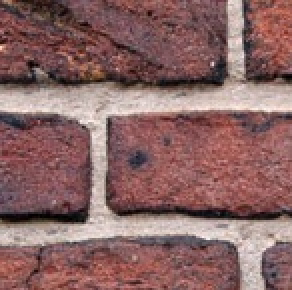
#> input picture lectures/img/bricks_smaller.jpg, 146 x 145 px (shown 2 times larger)
$ jupyter execute --allow-errors L31demo.ipynb   (shell and % lines are left out)
#> lines starting #> are read from the running program, lines starting #| are printed output that depends on the picture
# Convolution and CNN demo

CPSC 340: Machine Learning and Data Mining

The University of British Columbia

2017 Winter Term 2

Mike Gelbart

[cell 1]
import numpy as np
from scipy.signal import convolve2d
from skimage.io import imshow, imread
from skimage.color import rgb2gray
from skimage.transform import resize
import matplotlib.pyplot as plt
import os

[cell 2]
def preprocess_image(filename):
#> called with filename = 'img/bricks_smaller.jpg'
    img = imread(filename) # read in the image
#> img is the input picture: shape (145, 146, 3); mean R, G, B 137.7, 100.9, 100
    img = resize(img, (100,100), mode='reflect') # resize it if you want
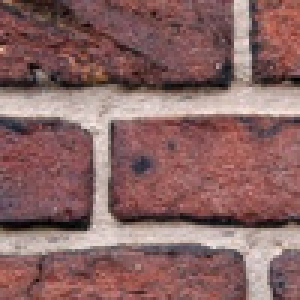
#> img: shape (100, 100, 3) float64 (shown 3 times larger); mean R, G, B 0.54, 0.396, 0.392
    # above: the mode='constant' is just to avoid a warning, I don't expect the original
    # image to be smaller than 100x100
    return rgb2gray(img) # make it grayscale
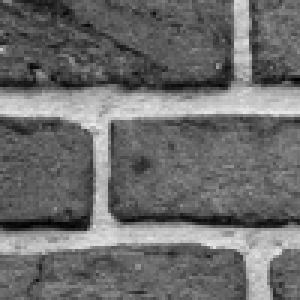
#> returned value: shape (100, 100) float64 (shown 3 times larger); min 0.0063, max 0.93, mean 0.426

def show_conv(img, filt):

    plt.figure(figsize=(8,16))
    plt.subplot(1,2,1)

    plt.imshow(img, cmap='gray')
    plt.xticks(())
    plt.yticks(())
    plt.title("original")
    I_filt = convolve2d(img,filt, boundary='symm', mode='same')

    plt.subplot(1,2,2)
    if np.sum(filt) == 0: # a trick to make the images easier to see, not part of the "math"
        I_filt = np.abs(I_filt)/np.max(np.abs(I_filt))

    I_filt = np.maximum(0, I_filt) # set negative values to 0, for visualization purposes
    I_filt = np.minimum(1, I_filt) # set values greater than 1 to 1, for visualization purposes

    plt.imshow(I_filt, cmap='gray')

    plt.xticks(())
    plt.yticks(())
    plt.title("filtered")

    return I_filt

## Some examples of convolutions with an image of bricks

#### original image

[cell 3]
img = preprocess_image(os.path.join("img", "bricks_smaller.jpg"))
plt.imshow(img, cmap='gray');

#### horizontal blurring

[cell 4]
ft1 = 0.1*np.ones(10)[None]
print(ft1.shape)
print(ft1)

res2 = show_conv(img, ft1)
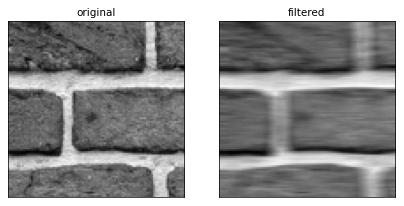
#> figure drawn by matplotlib, 2 panels

#### vertical blurring

[cell 5]
ft2 = ft1.T
print(ft2.shape)
print(ft2)
res2 = show_conv(img, ft2)

#### blurring in both directions

[cell 6]
ft5 = 0.01*np.ones((10,10))
print(ft5.shape)
res5 = show_conv(img, ft5)

#### Horizontal derivatives

[cell 7]
ft3 = np.array([-1, 0, 1])[None]
print(ft3.shape)
print(ft3)
res3 = show_conv(img, ft3)
#> in show_conv (call 4), `I_filt = convolve2d(img,filt, boundary='symm', mode='same')`:
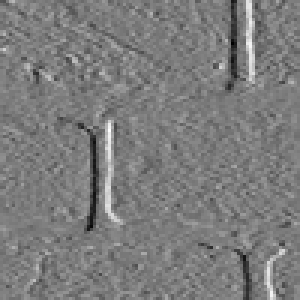
#> I_filt: shape (100, 100) float64 (shown 3 times larger); min -0.636, max 0.664, mean -0.001; drawn with min black and max white
#> in show_conv (call 4), `I_filt = np.abs(I_filt)/np.max(np.abs(I_filt))`:
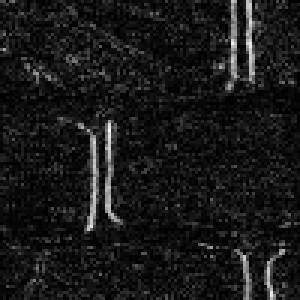
#> I_filt: shape (100, 100) float64 (shown 3 times larger); min 5.76e-07, max 1, mean 0.0988

#### Vertical derivatives

[cell 8]
ft4 = ft3.T
print(ft4.shape)
print(ft4)
res4 = show_conv(img, ft4)
#> in show_conv (call 5), `I_filt = convolve2d(img,filt, boundary='symm', mode='same')`:
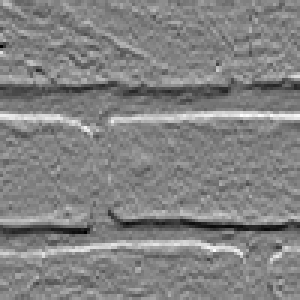
#> I_filt: shape (100, 100) float64 (shown 3 times larger); min -0.662, max 0.628, mean -0.000802; drawn with min black and max white
#> in show_conv (call 5), `I_filt = np.abs(I_filt)/np.max(np.abs(I_filt))`:
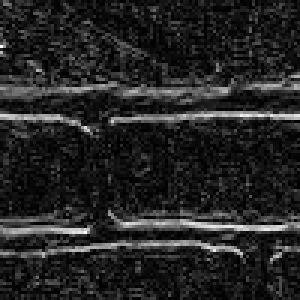
#> I_filt: shape (100, 100) float64 (shown 3 times larger); min 3.07e-05, max 1, mean 0.146

#### Sum of vertical and horizontal derivatives

[cell 9]
ft6 = ft3+ft4
print(ft6.shape)
print(ft6)
res6 = show_conv(img, ft6)
#> in show_conv (call 6), `I_filt = convolve2d(img,filt, boundary='symm', mode='same')`:
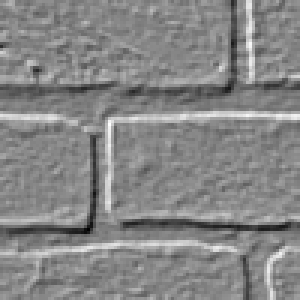
#> I_filt: shape (100, 100) float64 (shown 3 times larger); min -2.33, max 2.08, mean -0.00541; drawn with min black and max white
#> in show_conv (call 6), `I_filt = np.abs(I_filt)/np.max(np.abs(I_filt))`:
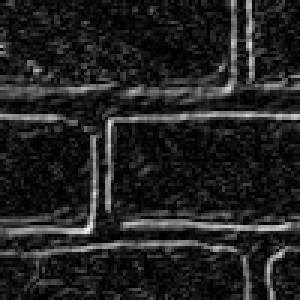
#> I_filt: shape (100, 100) float64 (shown 3 times larger); min 6.3e-06, max 1, mean 0.135

#### Increased intensity

[cell 10]
ft7 = np.ones((1,1))*2
print(ft7.shape)
print(ft7)
res6 = show_conv(img, ft7)
#> in show_conv (call 7), `I_filt = np.minimum(1, I_filt)`:
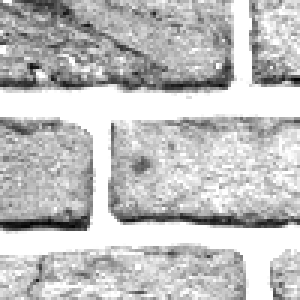
#> I_filt: shape (100, 100) float64 (shown 3 times larger); min 0.0126, max 1, mean 0.758

## Examples of convnets in action

Requires Keras to be installed (Lecture 32).

[cell 11]
from keras.applications.resnet50 import ResNet50, preprocess_input, decode_predictions
from keras.preprocessing import image

Load a **pre-trained** 50-layer "residual network" trained on the ImageNet dataset.

#> (a cell that did not finish here is left out)

[cell 13]
def prep_show_img(img_path):
    img = image.load_img(os.path.join("img", img_path), target_size=(224, 224))
    plt.imshow(img);
    return img
#> (the rest of this cell did not finish here and is left out)

[cell 14]
def predict(model, img):
    x = image.img_to_array(img)
    x = np.expand_dims(x, axis=0)
    x = preprocess_input(x)

    preds = model.predict(x)
    return decode_predictions(preds, top=3)

#> (the rest of this cell did not finish here and is left out)

#> (a cell that did not finish here is left out)


#> (a cell that did not finish here is left out)

#> (a cell that did not finish here is left out)
